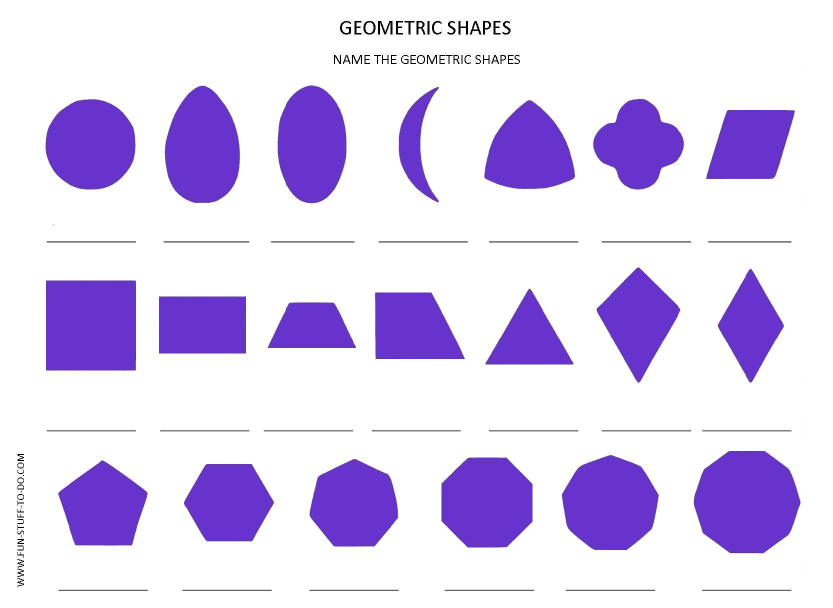
#> input picture PYTHON/Project/y.jpg, 1665 x 1216 px (shown at 1/2 size)
$ jupyter execute shape_detection.ipynb
#> lines starting #> are read from the running program, lines starting #| are printed output that depends on the picture; after the words box and inside, x2 and y2 are one past the last pixel; in counts of white or black regions, pixels touching at a corner belong together
[cell 1]
import numpy as np
import cv2

img=cv2.imread('y.jpg')
#> img is the input picture: shape (1216, 1665, 3); mean B, G, R 241.7, 209.4, 220.6
output = img.copy()
img=cv2.resize(img, (600,500))
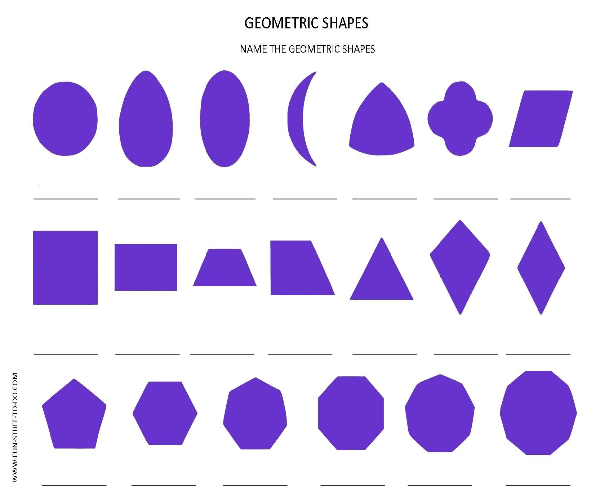
#> img: shape (500, 600, 3); mean B, G, R 241.7, 209.4, 220.6
cv2.imshow("original", img)
#lets detect shapes
imggray=cv2.cvtColor(img,cv2.COLOR_BGR2GRAY)
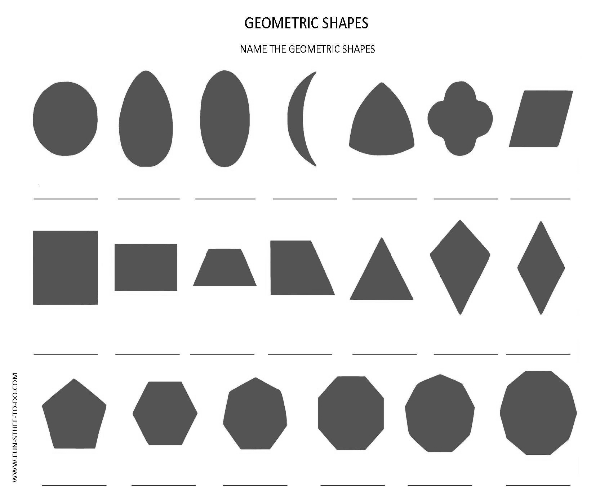
#> imggray: shape (500, 600); min 0, max 255, mean 216.4
_,thresh=cv2.threshold(imggray, 240,255,cv2.THRESH_BINARY) #find the threshold of color in image
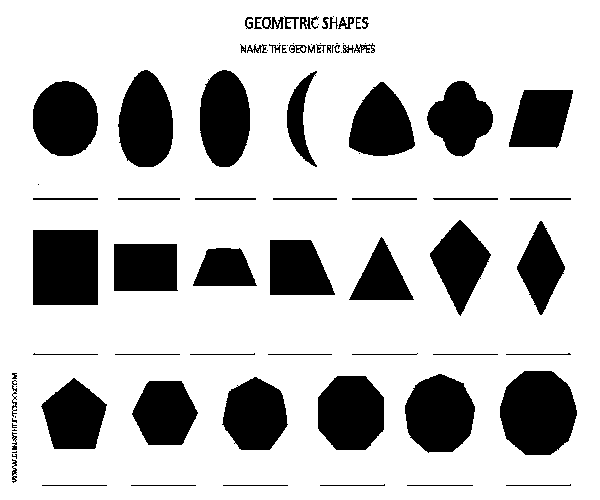
#> thresh: shape (500, 600); 76.9% white; 91 black regions (24 under 20 px)

circles = cv2.HoughCircles(imggray, cv2.HOUGH_GRADIENT, 1, 20,
                          param1=50, param2=30, minRadius=10, maxRadius=100)
#> circles = [[340.5, 117.5, 53.7], [64.5, 123.5, 31.2], [327.5, 24.5, 28], [305.5, 24.5, 29.3], [307.5, 49.5, 31.4], [345.5, 47.5, 27.1], [282.5, 24.5, 26.6], [360.5, 24.5, 25.7]]
detected_circles = np.uint16(np.around(circles))
#> detected_circles = [[340, 118, 54], [64, 124, 31], [328, 24, 28], [306, 24, 29], [308, 50, 31], [346, 48, 27], [282, 24, 27], [360, 24, 26]]

for (x, y ,r) in detected_circles[0, :]:
    cv2.circle(output, (x, y), r, (0, 0, 0), 3)
    cv2.putText(img, "Circle", (x, y), cv2.FONT_HERSHEY_COMPLEX, 0.7, (0, 0, 0), 2)
#> this loop made 8 passes
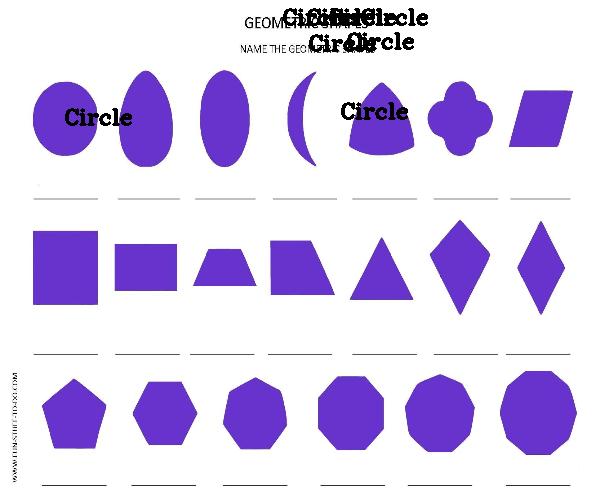
#> img: shape (500, 600, 3); 1.29% of pixels changed, all inside (x1, y1, x2, y2) = (65, 8, 428, 126)
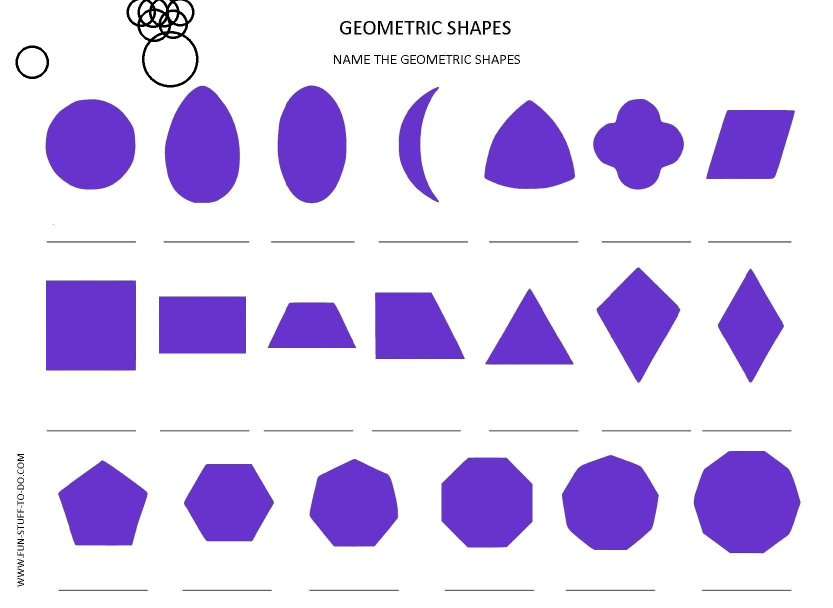
#> output: shape (1216, 1665, 3) (shown at 1/2 size); 0.33% of pixels changed, all inside (x1, y1, x2, y2) = (31, 0, 397, 175)

contours,_=cv2.findContours(thresh, cv2.RETR_TREE,cv2.CHAIN_APPROX_SIMPLE) #IT WILL FIND THE CONTOUR IN IMAGE
#> contours = 150 contours, 68 with area under 20; largest, box (x1, y1, x2, y2) and area: (0, 0, 600, 500) 298901, (499, 370, 578, 456) 5252, (32, 229, 99, 306) 5014, (404, 373, 476, 454) 4334, (117, 69, 174, 168) 4204
for contour in contours:
    approx=cv2.approxPolyDP(contour,0.01*cv2.arcLength(contour,True),True) #this method approximate polygonal curve
    cv2.drawContours(img,[approx],0,(0,0,0),3) #to draw contour
    x=approx.ravel()[0]
    y=approx.ravel()[1]-7 #defining the x and y point of shape to write text on it
    #now if else conditions to find different shapes
    #for triangle
    if len(approx)==3: #triangle has 3 sides
        cv2.putText(img,"Triangle",(x,y),cv2.FONT_HERSHEY_COMPLEX,0.7,(0,0,0),2)
    #for square and rectangle
    elif len(approx)==4:
        x,y,w,h=cv2.boundingRect(approx)
        if(x+w)==(y+h): #condition for square
            cv2.putText(img, "Square", (x, y-5), cv2.FONT_HERSHEY_COMPLEX, 0.7, (0, 0, 0), 2)
        else:# for rectangle
            cv2.putText(img, "Rectangle", (x, y-10), cv2.FONT_HERSHEY_COMPLEX, 0.7, (0, 0, 0), 2)
    elif len(approx)==6:
        cv2.putText(img, "Hexagon", (x, y), cv2.FONT_HERSHEY_COMPLEX, 0.7, (0, 0, 0), 2)
    elif len(approx)==5:
        cv2.putText(img, "Polygon", (x-40, y), cv2.FONT_HERSHEY_COMPLEX, 0.7, (0, 0, 0), 2) #full polygon name is not visible
    """elif len(approx)==10:
        cv2.putText(img, "Star", (x-35, y), cv2.FONT_HERSHEY_COMPLEX, 0.7, (0, 0, 0), 2) #now its good
    else:
        #cv2.putText(img, "Circle", (x, y), cv2.FONT_HERSHEY_COMPLEX, 0.7, (0, 0, 0), 2)"""
#> this loop made 150 passes
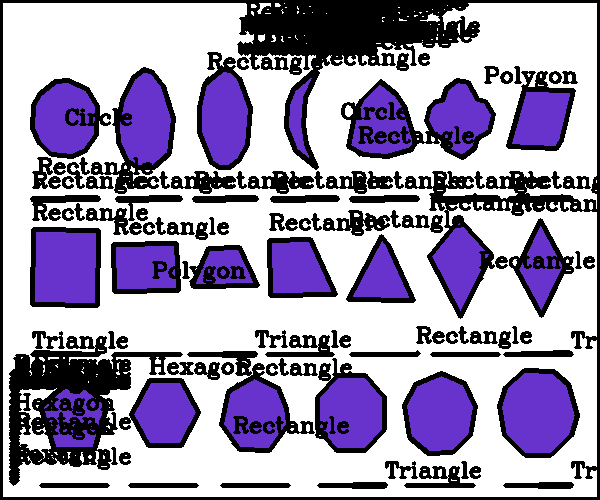
#> img: shape (500, 600, 3); mean B, G, R 177.8, 151.8, 160.7
cv2.imshow("Shape", img)
cv2.waitKey(0)
cv2.destroyAllWindows()
